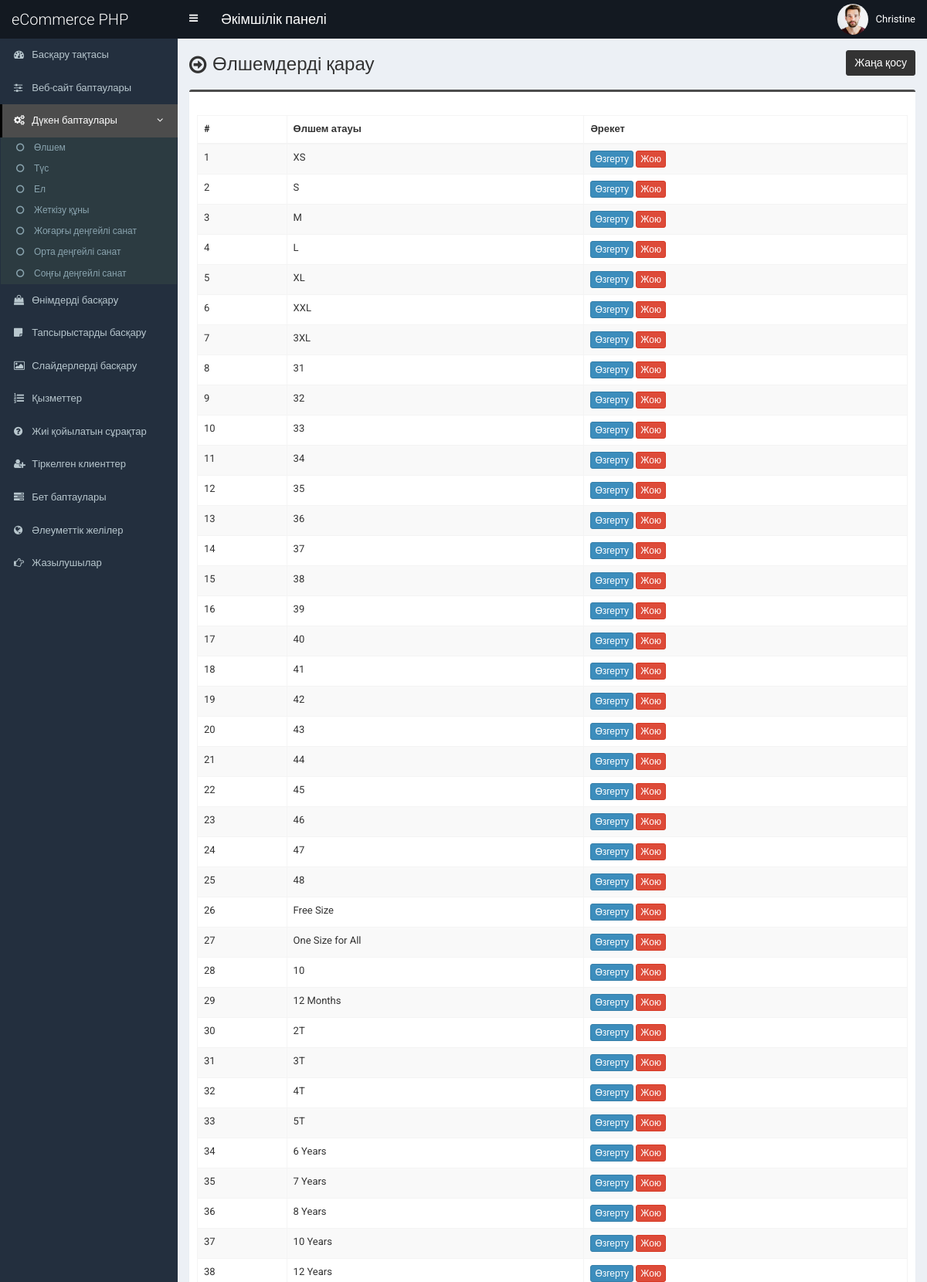
/admin/size.php (signed in, upper part), run on the app's committed database.
### tables this page shows
CREATE TABLE `tbl_size` (
  `size_id` int(11) NOT NULL,
  `size_name` varchar(255) NOT NULL
);

### admin/size.php (the view, shortened to what this page needs)
<?php require_once('header.php'); ?>
<section class="content-header">
	<div class="content-header-left">
		<h1>Өлшемдерді қарау</h1>
	</div>
	<div class="content-header-right">
		<a href="size-add.php" class="btn btn-primary btn-sm">Жаңа қосу</a>
	</div>
</section>
<section class="content">
  <div class="row">
	<div class="col-md-12">
	  <div class="box box-info">
		<div class="box-body table-responsive">
		  <table id="example1" class="table table-bordered table-hover table-striped">
			<thead>
				<tr>
					<th>#</th>
					<th>Өлшем атауы</th>
					<th>Әрекет</th>
				</tr>
			</thead>
			<tbody>
				<?php
				$i=0;
				$statement = $pdo->prepare("SELECT * FROM tbl_size ORDER BY size_id ASC");
				$statement->execute();
				$result = $statement->fetchAll(PDO::FETCH_ASSOC);
				foreach ($result as $row) {
					$i++;
					?>
					<tr>
						<td><?php echo $i; ?></td>
						<td><?php echo $row['size_name']; ?></td>
						<td>
							<a href="size-edit.php?id=<?php echo $row['size_id']; ?>" class="btn btn-primary btn-xs">Өзгерту</a>
							<a href="#" class="btn btn-danger btn-xs" data-href="size-delete.php?id=<?php echo $row['size_id']; ?>" data-toggle="modal" data-target="#confirm-delete">Жою</a>
						</td>
					</tr>
					<?php
				}
				?>
			</tbody>
		  </table>
		</div>
	  </div>
</section>
<?php require_once('footer.php'); ?>

### admin/style.css (style rules this page uses)
body { font-size: 13px; font-family: "Roboto", sans-serif; }
.content-header > h1, .content-header .content-header-left h1 { font-family: "Roboto", sans-serif; }
.box-info { padding-top: 20px; }
.content-header { overflow: hidden; }
.content-header .content-header-left { float: left; padding-top: 5px; }
.content-header .content-header-right { float: right; }
.content-header .content-header-left h1 { margin-top: 0; margin-bottom: 0; padding-left: 30px; padding-bottom: 5px; font-size: 24px; position: relative; }
.content-header .content-header-left h1:before { position: absolute; top: 0; left: 0; font-family: "FontAwesome", sans-serif; font-size: 26px; content: "\f18e"; }
.content-header .content-header-right a { position: relative; font-size: 14px; }
.box.box-info { border-top-color: #4c4c4c; }
.content-header .content-header-right a { background-color: #333333; border-color: #333333; }

### data on the page
tbl_size: size_name "XS"
tbl_size: size_name "S"
tbl_size: size_name "M"
tbl_size: size_name "L"
tbl_size: size_name "XL"
tbl_size: size_name "XXL"
tbl_size: size_name "3XL"
tbl_size: size_name "31"
tbl_size: size_name "32"
tbl_size: size_name "33"
tbl_size: size_name "34"
tbl_size: size_name "35"
tbl_size: size_name "36"
tbl_size: size_name "37"
tbl_size: size_name "38"
tbl_size: size_name "39"
tbl_size: size_name "40"
tbl_size: size_name "41"
tbl_size: size_name "42"
tbl_size: size_name "43"
tbl_size: size_name "44"
tbl_size: size_name "45"
tbl_size: size_name "46"
tbl_size: size_name "47"
tbl_size: size_name "48"
tbl_size: size_name "Free Size"
tbl_size: size_name "One Size for All"
tbl_size: size_name "10"
tbl_size: size_name "12 Months"
tbl_size: size_name "2T"
tbl_size: size_name "3T"
tbl_size: size_name "4T"
tbl_size: size_name "5T"
tbl_size: size_name "6 Years"
tbl_size: size_name "7 Years"
tbl_size: size_name "8 Years"
tbl_size: size_name "10 Years"
tbl_size: size_name "12 Years"

### other printed values
$_SESSION['user']['full_name'] "Christine"
